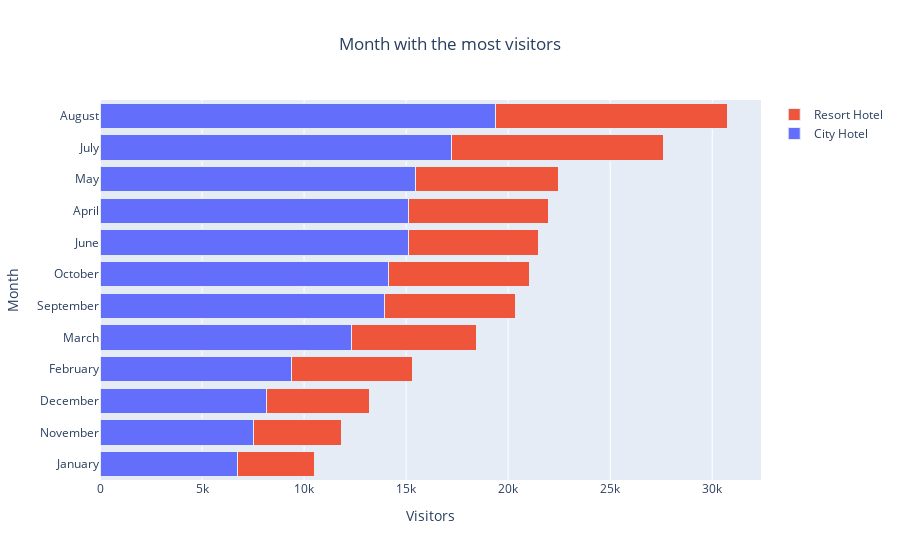

Source (notebook cell):
### Code cell
bar1 = go.Bar(
    y = data_month_hotel[data_month_hotel.hotel == 'City Hotel'].arrival_date_month,
    x = data_month_hotel[data_month_hotel.hotel == 'City Hotel'].visitors,
    name = 'City Hotel',
    orientation = 'h',
    marker = dict(
        line=dict(width=1)
    )
)

bar2 = go.Bar(
    y = data_month_hotel[data_month_hotel.hotel == 'Resort Hotel'].arrival_date_month,
    x = data_month_hotel[data_month_hotel.hotel == 'Resort Hotel'].visitors,
    name = 'Resort Hotel',
    orientation = 'h',
    marker=dict(
        line =dict(width=1)
    )
)

data = [bar1,bar2]
layout = dict(barmode = 'stack',
            yaxis = dict(categoryorder = 'total ascending'),
            title= dict(
                text = 'Month with the most visitors',
                x = 0.5),
            xaxis_title='Visitors',
            yaxis_title='Month'

)
fig = go.Figure(data = data, layout = layout)
iplot(fig)

### Figure 1 — Plotly figure (JSON) as saved in the notebook; plotly's stock layout.template omitted (floating-point values rounded to 4 significant figures)
{"data": [{"marker": {"line": {"width": 1}}, "name": "City Hotel", "orientation": "h", "type": "bar", "x": [15101, 19401, 8145, 9376, 6721, 17203, 15116, 12333, 15464, 7524, 14133, 13961], "y": ["April", "August", "December", "February", "January", "July", "June", "March", "May", "November", "October", "September"]}, {"marker": {"line": {"width": 1}}, "name": "Resort Hotel", "orientation": "h", "type": "bar", "x": [6899, 11370, 5051, 5923, 3803, 10404, 6365, 6099, 6992, 4288, 6911, 6405], "y": ["April", "August", "December", "February", "January", "July", "June", "March", "May", "November", "October", "September"]}], "layout": {"barmode": "stack", "title": {"text": "Month with the most visitors", "x": 0.5}, "xaxis": {"title": {"text": "Visitors"}}, "yaxis": {"categoryorder": "total ascending", "title": {"text": "Month"}}}}
